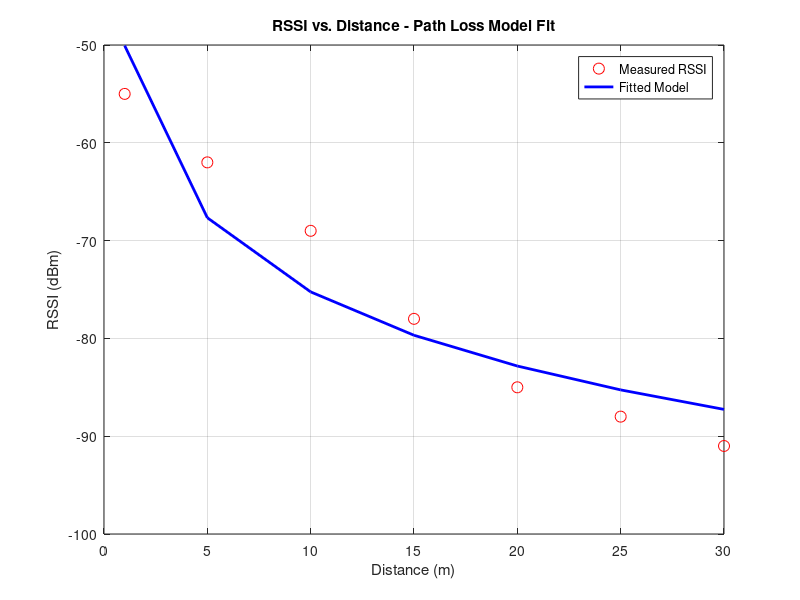

The MATLAB source for this figure:
% This code generates the best fitting pathloss functions that are later used to get an 
% approximations of the distances of a device from all reachable access points. A detailed 
% analysis of this code is provided in section 3.4 of the project report.

% Data
d = [1,5,10,15,20,25,30,35,40,45,50,55,60,65,70];
r = [-42.5,-56,-63,-66,-64,-73,-70,-74,-75,-70,-80,-80,-81,-75,-90];

% Transform for linear regression
X = log10(d)';
Y = r';

% Fit linear model: Y = a + b*log10(d)
coeffs = polyfit(X, Y, 1);
b = coeffs(1);  % Slope
a = coeffs(2);  % Intercept

% Calculate path loss exponent n
n = -b / 10;

fprintf("Estimated RSSI_0 (at 1m): %.2f dBm\n", a);
fprintf("Estimated path loss exponent (n): %.2f\n", n);

% Plot
fitted_rssi = polyval(coeffs, X);
plot(d, r, 'ro', 'MarkerSize', 8, 'DisplayName', 'Measured RSSI');
hold on;
plot(d, fitted_rssi, 'b-', 'LineWidth', 2, 'DisplayName', 'Fitted Model');
xlabel('Distance (m)');
ylabel('RSSI (dBm)');
legend;
title('RSSI vs. Distance - Path Loss Model Fit');
grid on;hold off
out=@(r) 10.^((-40.81-r)/(10*2.16))
rssi = -90;  % RSSI reading from ESP32
distance_est = out(rssi);
fprintf("Estimated distance for RSSI %.1f dBm: %.2f meters\n", rssi, distance_est);
% Data
d = [1,5,10,15,20,25,30,35,40];
r = [-62,-73.5,-82,-81.5,-86.5,-89.5,-88,-90,-92,];


% Transform for linear regression
X = log10(d)';
Y = r';

% Fit linear model: Y = a + b*log10(d)
coeffs = polyfit(X, Y, 1);
b = coeffs(1);  % Slope
a = coeffs(2);  % Intercept

% Calculate path loss exponent n
n = -b / 10;

fprintf("Estimated RSSI_0 (at 1m): %.2f dBm\n", a);
fprintf("Estimated path loss exponent (n): %.2f\n", n);

% Plot
fitted_rssi = polyval(coeffs, X);
plot(d, r, 'ro', 'MarkerSize', 8, 'DisplayName', 'Measured RSSI');
hold on;
plot(d, fitted_rssi, 'b-', 'LineWidth', 2, 'DisplayName', 'Fitted Model');
xlabel('Distance (m)');
ylabel('RSSI (dBm)');
legend;
title('RSSI vs. Distance - Path Loss Model Fit');
grid on;
hold off
out=@(r) 10.^((-61.65-r)/(10*1.86))
rssi = -85;  % RSSI reading from ESP32
distance_est = out(rssi);
fprintf("Estimated distance for RSSI %.1f dBm: %.2f meters\n", rssi, distance_est);
% Data
d = [1,5,10,15,20,25,30,35];
r = [-35,-49,-66,-74.5,-76,-85,-86,-90];

% Transform for linear regression
X = log10(d)';
Y = r';

% Fit linear model: Y = a + b*log10(d)
coeffs = polyfit(X, Y, 1);
b = coeffs(1);  % Slope
a = coeffs(2);  % Intercept

% Calculate path loss exponent n
n = -b / 10;

fprintf("Estimated RSSI_0 (at 1m): %.2f dBm\n", a);
fprintf("Estimated path loss exponent (n): %.2f\n", n);

% Plot
fitted_rssi = polyval(coeffs, X);
plot(d, r, 'ro', 'MarkerSize', 8, 'DisplayName', 'Measured RSSI');
hold on;
plot(d, fitted_rssi, 'b-', 'LineWidth', 2, 'DisplayName', 'Fitted Model');
xlabel('Distance (m)');
ylabel('RSSI (dBm)');
legend;
title('RSSI vs. Distance - Path Loss Model Fit');
grid on;hold off
out=@(r) 10.^((-30.53-r)/(10*3.69))
rssi = -120;  % RSSI reading from ESP32
distance_est = out(rssi);
fprintf("Estimated distance for RSSI %.1f dBm: %.2f meters\n", rssi, distance_est);
% Data
d = [1,5,10,15,20,25,30,35,40,45];
r = [-42,-47,-58,-58,-64,-72,-65,-68,-66,-69];

% Transform for linear regression
X = log10(d)';
Y = r';

% Fit linear model: Y = a + b*log10(d)
coeffs = polyfit(X, Y, 1);
b = coeffs(1);  % Slope
a = coeffs(2);  % Intercept

% Calculate path loss exponent n
n = -b / 10;

fprintf("Estimated RSSI_0 (at 1m): %.2f dBm\n", a);
fprintf("Estimated path loss exponent (n): %.2f\n", n);

% Plot
fitted_rssi = polyval(coeffs, X);
plot(d, r, 'ro', 'MarkerSize', 8, 'DisplayName', 'Measured RSSI');
hold on;
plot(d, fitted_rssi, 'b-', 'LineWidth', 2, 'DisplayName', 'Fitted Model');
xlabel('Distance (m)');
ylabel('RSSI (dBm)');
legend;
title('RSSI vs. Distance - Path Loss Model Fit');
grid on;hold off
out=@(r) 10.^((-39.59-r)/(10*1.80))
rssi = -64;  % RSSI reading from ESP32
distance_est = out(rssi);
fprintf("Estimated distance for RSSI %.1f dBm: %.2f meters\n", rssi, distance_est);
% Data
d = [1,5,10,15,20,25,30];
r = [-55,-62,-69,-78,-85,-88,-91,];

% Transform for linear regression
X = log10(d)';
Y = r';

% Fit linear model: Y = a + b*log10(d)
coeffs = polyfit(X, Y, 1);
b = coeffs(1);  % Slope
a = coeffs(2);  % Intercept

% Calculate path loss exponent n
n = -b / 10;

fprintf("Estimated RSSI_0 (at 1m): %.2f dBm\n", a);
fprintf("Estimated path loss exponent (n): %.2f\n", n);

% Plot
fitted_rssi = polyval(coeffs, X);
plot(d, r, 'ro', 'MarkerSize', 8, 'DisplayName', 'Measured RSSI');
hold on;
plot(d, fitted_rssi, 'b-', 'LineWidth', 2, 'DisplayName', 'Fitted Model');
xlabel('Distance (m)');
ylabel('RSSI (dBm)');
legend;
title('RSSI vs. Distance - Path Loss Model Fit');
grid on;hold off
out=@(r) 10.^((-50.06-r)/(10*2.7))
rssi = -85;  % RSSI reading from ESP32
distance_est = out(rssi);
fprintf("Estimated distance for RSSI %.1f dBm: %.2f meters\n", rssi, distance_est);